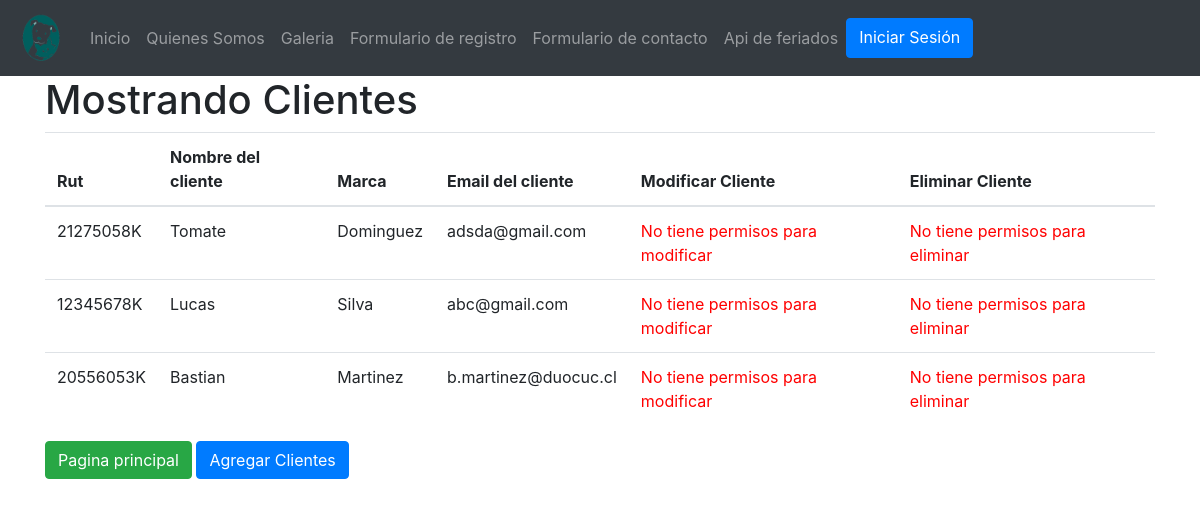
Screenshot of /MostrarCliente/ with the database file from the repository.
### MascotasCore/models.py (models this page shows, shortened)
class Cliente(models.Model):
    rut = models.CharField(primary_key=True, max_length=9, verbose_name='Rut de cliente')
    nombre = models.CharField(max_length=25, verbose_name='Nombre de cliente')
    apellido = models.CharField(max_length=25, verbose_name='Apellido de cliente')
    email = models.CharField(max_length=50, verbose_name='Email de cliente')
    direccion = models.CharField(max_length=25, verbose_name='Direccion de cliente', null=True)
    telefono = models.IntegerField( verbose_name='Telefono de cliente', null=True)

### MascotasCore/views.py (the view)
# urls.py: path('MostrarCliente/', MostrarCliente, name="MostrarCliente"),
def MostrarCliente(request):
    clientes= Cliente.objects.all()
    datos = {
        'clientes': clientes
    }
    return render(request,'mostrarCliente.html',datos)

### MascotasCore/templates/mostrarCliente.html (shortened to what this page needs)
<!DOCTYPE html>
<html lang="en">
<head>
    {% load static %}
    <link rel="stylesheet" href="https://cdn.jsdelivr.net/npm/bootstrap@4.6.1/dist/css/bootstrap.min.css">
    <link rel="stylesheet" href="{% static 'css/cssMostrarCliente.css' %}">
</head>
<body>
    {% load static %}
    <nav class="navbar navbar-expand-sm navbar-dark bg-dark">
      <a class="navbar-brand" href="#">
        <img src="{% static 'img/logo3.png' %}" width="50" height="50" alt="">
      </a>
      <div class="collapse navbar-collapse" id="opciones">
        <ul class="navbar-nav">
          <li class="nav-item">
            <a class="nav-link" href="{% url 'index' %}">Inicio</a>
          </li>
          <li class="nav-item">
            <a class="nav-link" href="{% url 'somos' %}">Quienes Somos</a>
          </li>
          <li class="nav-item">
            <a class="nav-link" href="{% url 'galeria' %}">Galeria</a>
          </li>
          <li class="nav-item">
            <a class="nav-link" href="{% url 'FormReg' %}">Formulario de registro</a>
          </li>
          <li class="nav-item">
            <a class="nav-link" href="{% url 'FormCont' %}">Formulario de contacto</a>
          </li>
          <li class="nav-item">
            <a class="nav-link" href="{% url 'Api' %}">Api de feriados</a>
          </li>
          {% if user.is_authenticated %}
          <a href="{%  url 'logout' %}" class="btn btn-primary">Cerrar Sesión</a>
          <a href="#">Bienvenido @{{user.username}}</a>
      {% else %}
          <a href="{% url 'login' %}" class="btn btn-primary">Iniciar Sesión</a>
      {% endif %}
        </ul>
      </div>
    </nav>
    <div class="container">
        <h1>Mostrando Clientes</h1>
        <table class="table">
            <thead>
                <tr>
                    <th>Rut</th>
                    <th>Nombre del cliente</th>
                    <th>Marca</th>
                    <th>Email del cliente</th>
                    <th>Modificar Cliente</th>
                    <th>Eliminar Cliente</th>
                </tr>
            </thead>
            <tbody>
            {% for cli in clientes %}
                <tr>
                    <td>{{ cli.rut }}</td>
                    <td>{{ cli.nombre }}</td>
                    <td>{{ cli.apellido }}</td>
                    <td>{{ cli.email }}</td>
                    {% if user.is_authenticated %}
                    <td><a href="{% url 'form_mod_cliente' cli.rut %}" class="btn btn-primary">Modificar</a></td>
                    {% else %}
                    <td><a href="#" style="color:red;" > No tiene permisos para modificar</a></td>
                    {% endif %}
                    {% if user.is_authenticated %}
                    <td><a href="{% url 'form_del_cliente' cli.rut %}" class="btn btn-danger">Eliminar</a></td>
                    {% else %}
                    <td><a href="#" style="color:red;" > No tiene permisos para eliminar</a></td>
                    {% endif %}
                </tr>
            {% endfor %}
            </tbody>
        </table>
        <a href="{% url 'index' %}" class="btn btn-success">Pagina principal</a>
        <a href="{% url 'formCliente' %}" class="btn btn-primary">Agregar Clientes</a>
    </div>
    <br><br>
</body>
</html>

### rows the page displays
Cliente: rut "21275058K", nombre "Tomate", apellido "Dominguez", email "adsda@gmail.com"
Cliente: rut "12345678K", nombre "Lucas", apellido "Silva", email "abc@gmail.com"
Cliente: rut "20556053K", nombre "Bastian", apellido "Martinez", email "b.martinez@duocuc.cl"
